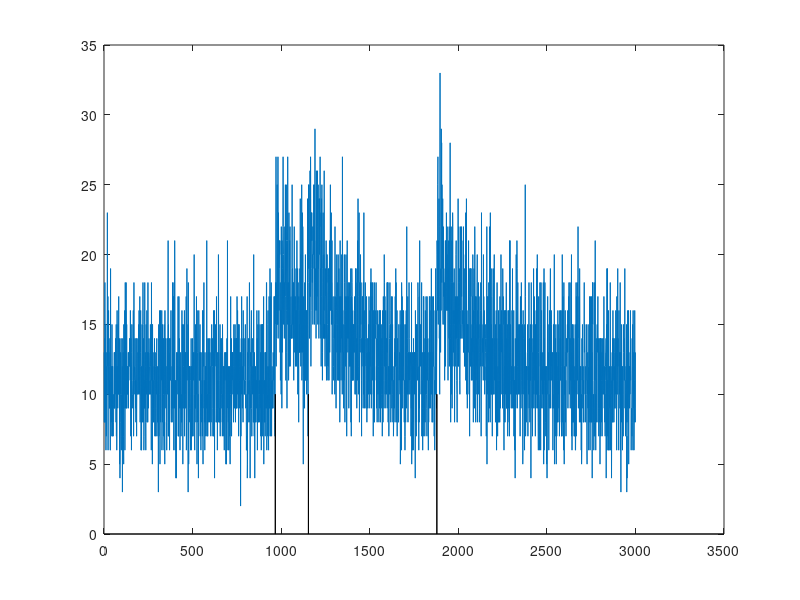

MATLAB code for this plot: (Note: this script raises an error after producing the figure.)
% this script is a wrapper that loads some data (or simulates it) and then
% calls the most recent FOOPSI function to infer spike trains and
% parameters

clear, clc,
fname = 'poisson';

% set simulation metadata
T               = 3000;     % # of time steps
V.dt            = 1/200;    % time step size
V.fast_iter_max = 5;        % # iterations of EM to estimate params
V.fast_poiss    = 0;        % whether observations are poisson (1) or gaussian (0)
V.fast_plot     = 1;

% initialize params
P.a     = 8;                % scale
P.b     = 10/P.a;           % bias
tau     = 1;                % decay time constant for each cell
P.gam   = 1-V.dt/tau;       % set gam
P.lam   = 0.3;              % rate

% simulate data
V.n         = poissrnd(P.lam*V.dt*ones(T,1));   % simulate spike train
V.n(V.n>1)  = 1;                                % make only 1 spike per bin
V.C         = filter(1,[1 -P.gam],V.n);         % calcium concentration
V.F = poissrnd(P.a*(V.C+repmat(P.b,T,1))');

figure(1), clf, hold off; plot(V.F+1); hold all; bar(10*V.n), 

save(['../../data/' fname '.mat'],'V','P')

%% infer spike trains and parameters

for q=1
    if q==1, V.fast_poiss=0; else V.fast_poiss=1; end
    [I{q}.n I{q}.P I{q}.V] = fast_oopsi(V.F,V);
end

save(['../../data/' fname '.mat'],'-append','I')

%% plot results

figure(1), clf, hold on
nrows   = 1+length(I);
ncols   = 1;

Pl.g    = [0.75 0.75 0.75];     % gray color
Pl.fs   = 12;                   % font size
Pl.ms   = 5;                    % marker size
Pl.lw   = 1;                    % line width
Pl.n    = V.n; Pl.n(Pl.n==0)=NaN; % true spike train (0's are NaN's so they don't plot)
Pl.shift= .03;
Pl.xlim = [0 T];
Pl.XTick= Pl.xlim(1):round(mean(Pl.xlim)/2):Pl.xlim(2);
Pl.XTickLabel = round((Pl.XTick-min(Pl.XTick))*V.dt*100)/100;

% plot F and n for neurons
subplot(nrows,ncols,1), hold on
plot(V.F,'Color','k','LineWidth',Pl.lw)
axis([0 T 0 max(V.F)])
set(gca,'YTick',[0:10:max(V.F)]);%,'YTickLabel',[])
ylab=ylabel([{'Fluorescence'}; {'(photons/frame)'}],'FontSize',Pl.fs);
set(ylab,'Rotation',0,'HorizontalAlignment','right','verticalalignment','middle')
title('Fluorescence Projection','FontSize',Pl.fs)
set(gca,'XTick',Pl.XTick-min(Pl.XTick),'XTickLabel',[]); %(Pl.XTick-min(Pl.XTick))*V.dt)
% xlabel('Time (sec)','FontSize',Pl.fs)

%% plot inferred spike train
for q=1:length(I)
    subplot(nrows,ncols,1+q)
    hold on
    stem(Pl.n+.03,'LineStyle','none','Marker','v','MarkerEdgeColor',Pl.g,'MarkerFaceColor',Pl.g,'MarkerSize',Pl.ms)
    bar(I{q}.n/max(I{q}.n),'EdgeColor','k','FaceColor','k')
    axis([0 T 0 1+Pl.shift])
    set(gca,'YTick',[0 1],'YTickLabel',[])
    if q==length(I)
        ylab=ylabel('Spike Inference','FontSize',Pl.fs);
        set(ylab,'Rotation',0,'HorizontalAlignment','right','verticalalignment','middle')
        set(gca,'XTick',Pl.XTick,'XTickLabel',(Pl.XTick-min(Pl.XTick))*V.dt)
        xlabel('Time (sec)','FontSize',Pl.fs)
    else
        ylab=ylabel('Spike Inference','FontSize',Pl.fs);
        set(ylab,'Rotation',0,'HorizontalAlignment','right','verticalalignment','middle')
        set(gca,'XTick',Pl.XTick,'XTickLabel',[])
    end
end
%%
% print fig
wh=[7 3];   %width and height
DirName = '../../figs/';
PrintFig(wh,DirName,fname);
